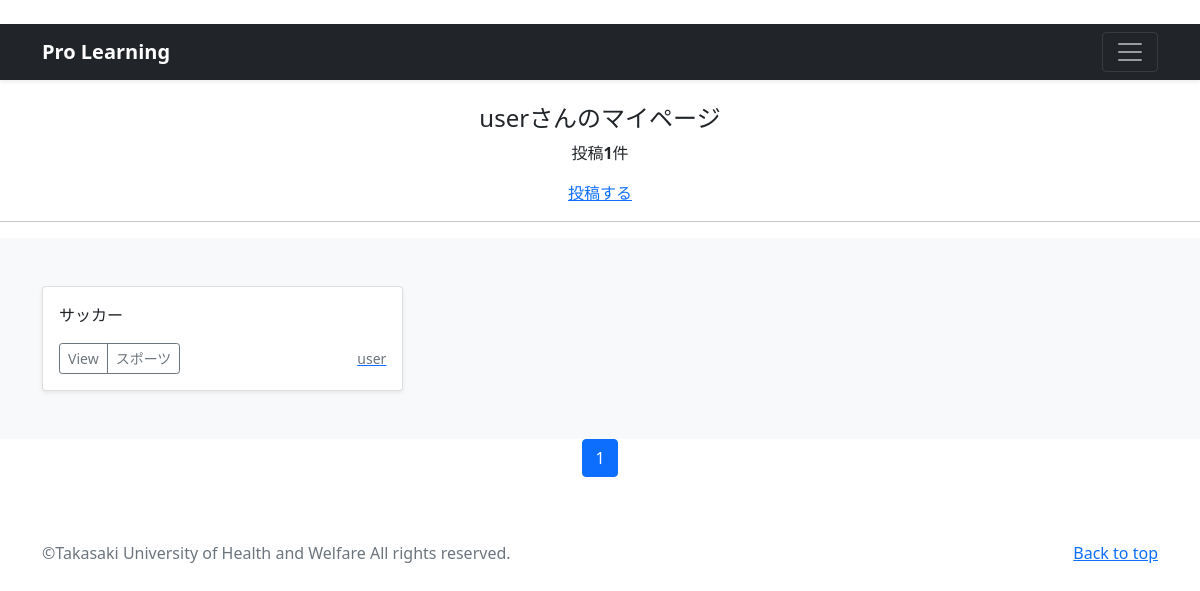
The app's page /mypage/ (signed in), older data.
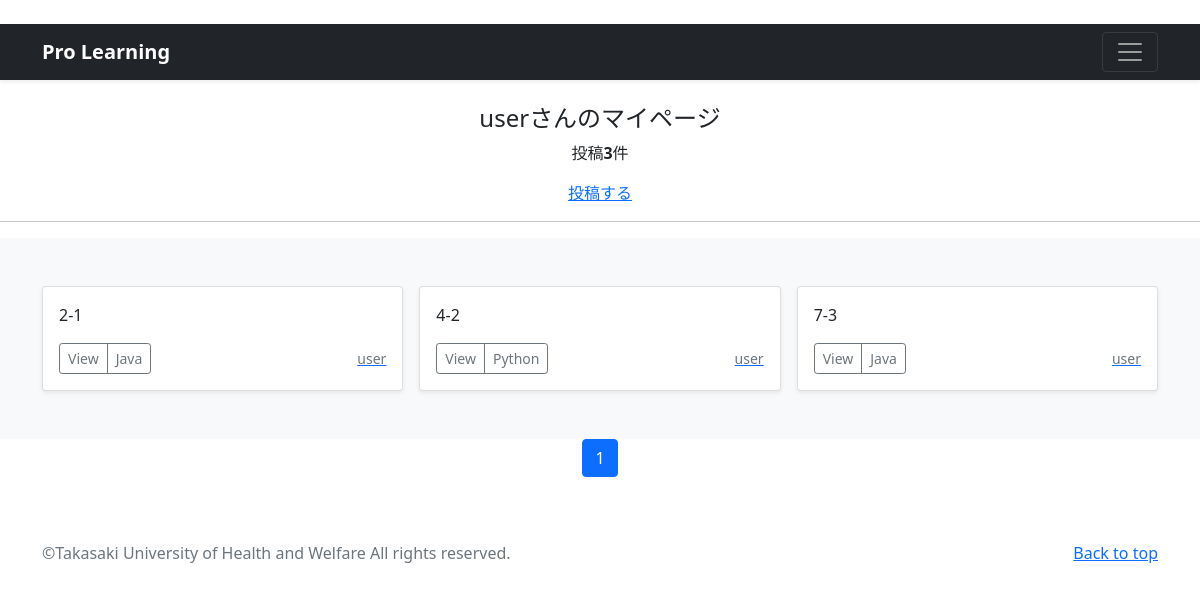
The same page, newer data.
### photo/models.py (models this page shows, shortened)
class PhotoPost(models.Model):
    user = models.ForeignKey(
        CustomUser,
        verbose_name='ユーザー',
        on_delete=models.CASCADE
        )
    category = models.ForeignKey(
        Category,
        verbose_name='カテゴリ',
        on_delete=models.PROTECT
        )
    title = models.CharField(
        verbose_name='タイトル', # フィールドのタイトル
        max_length=200        # 最大文字数は200
        )
    comment = models.TextField(
        verbose_name='コメント',  # フィールドのタイトル
        )
    image1 = models.ImageField(
        verbose_name='イメージ1',# フィールドのタイトル
        upload_to = 'photos'   # MEDIA_ROOT以下のphotosにファイルを保存
        )
    image2 = models.ImageField(
        verbose_name='イメージ2',# フィールドのタイトル
        upload_to = 'photos',  # MEDIA_ROOT以下のphotosにファイルを保存
        blank=True,            # フィールド値の設定は必須でない
        null=True              # データベースにnullが保存されることを許容
        )
    posted_at = models.DateTimeField(
        verbose_name='投稿日時', # フィールドのタイトル
        auto_now_add=True       # 日時を自動追加
        )

class Category(models.Model):
    title = models.CharField(
        verbose_name='カテゴリ', # フィールドのタイトル
        max_length=20)

### accounts/models.py (models this page shows)
class CustomUser(AbstractUser):
    pass

### photo/views.py (the view)
# urls.py: path('mypage/', views.MypageView.as_view(), name = 'mypage'),
class MypageView(ListView):
    template_name ='mypage.html'
    paginate_by = 6
    def get_queryset(self):
      queryset = PhotoPost.objects.filter(
        user=self.request.user).order_by('-posted_at')
      return queryset

### photo/templates/mypage.html (shortened to what this page needs)
{% extends 'base.html' %}
      {% block contents %}
      {% if user.is_authenticated %}
        <br>
        <div style="text-align:center">
          <h4>{{user.username}}さんのマイページ</h4>
          {% if object_list.count == 0 %}
            <p>{{user.username}}さんの投稿はありません</p>
          {% else %}
            <p>投稿<strong>{{object_list.count}}</strong>件</p>
          {% endif %}
          <a href="{% url 'photo:post' %}">投稿する</a>
        </div>
        <hr>
      {% endif %}
      {% include "photos_list.html" %}
      {% include "pagination.html" %}
      {% endblock %}

### photo/templates/photos_list.html
  <div class="album py-5 bg-light">
    <div class="container">
      <div class="row row-cols-1 row-cols-sm-2 row-cols-md-3 g-3">
        {% for record in object_list %}
        <div class="col">
          <div class="card shadow-sm">
            <div class="card-body">
              <p class="card-text">
                {{record.title}}
              </p>
              <div class="d-flex justify-content-between align-items-center">
                <div class="btn-group">
                  <button type="button"
                          class="btn btn-sm btn-outline-secondary"
onclick="location.href='{% url 'photo:photo_detail' record.pk %}'">
                          View</button>
                  <button type="button"
                          class="btn btn-sm btn-outline-secondary"
onclick="location.href='{% url 'photo:photos_cat' category=record.category.id %}'">
                          {{record.category.title}}</button>
                </div>
                <a href="{% url 'photo:user_list' user=record.user.id %}">
                  <small class="text-muted">
                    {{record.user.username}}</small>
                </a>
              </div>
            </div>
          </div>
        </div>
        {% endfor %}
      </div>
    </div>
  </div>

Row changes from the older to the newer data that the page shows:
removed PhotoPost: title "サッカー", category "スポーツ", user.username "user"
added PhotoPost: title "2-1", category "Java", user.username "user"
added PhotoPost: title "4-2", category "Python", user.username "user"
added PhotoPost: title "7-3", category "Java", user.username "user"
Text that changed along with them:
{{ object_list.count }}: "1" → "3"
